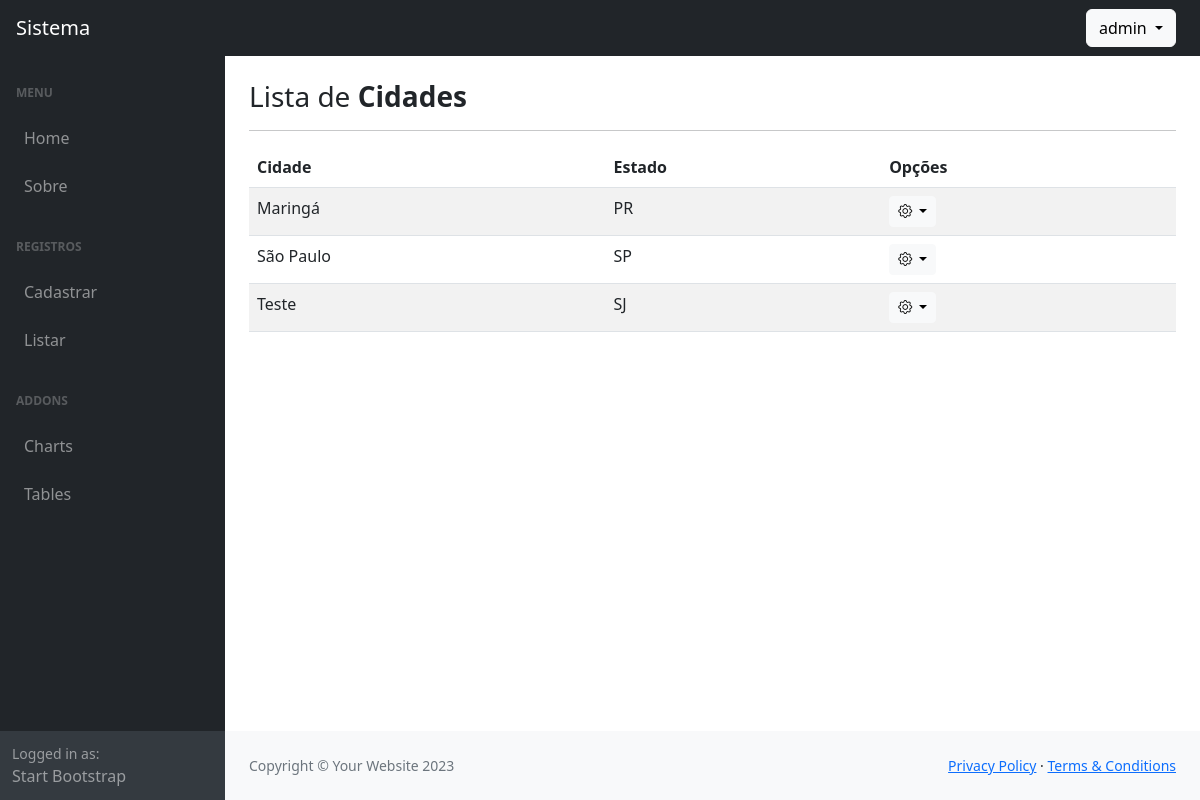
The page /listar/cidades/ (signed in) on the database its author committed.
### cadastros/models.py (models this page shows, shortened)
class Cidade(models.Model):
    nome = models.CharField(max_length=100)
    estado = models.CharField(max_length=2)
    class Meta:
        ordering = ["nome", "estado"]

### cadastros/views.py (the view)
# urls.py: path('listar/cidades/', CidadeList.as_view(), name='listar-cidade'),
class CidadeList(LoginRequiredMixin, ListView):
    template_name = 'cadastros/list/cidade.html'
    model = Cidade

### cadastros/templates/cadastros/list/cidade.html (shortened to what this page needs)
{% extends "paginas/modelo.html" %}
{% block conteudo %}
<h3>
    Lista de <b>Cidades</b>
</h3>
<hr>
<table class="table table-striped">
    <thead>
        <th>Cidade</th>
        <th>Estado</th>
        <th>Opções</th>
    </thead>
    <tbody>
        {% for object in object_list %}
            <tr>
                <td>{{ object.nome }}</td>
                <td>{{ object.estado }}</td>
                <td>
                    <div class="dropdown">
                        <button class="btn btn-light btn-sm dropdown-toggle" type="button" data-bs-toggle="dropdown" aria-expanded="false">
                            <i class="bi bi-gear"></i>
                        </button>
                    </div>
                </td>
            </tr>
        {% empty %}
            <tr>
                <td colspan="3">Nenhum registro encontrado.</td>
            </tr>
        {% endfor %}
    </tbody>
</table>
{% endblock %}

### paginas/templates/paginas/modelo.html (shortened to what this page needs)
{% load static %}
<!DOCTYPE html>
<html lang="pt-br">
    <head>
        <link href="https://cdn.jsdelivr.net/npm/simple-datatables@7.1.2/dist/style.min.css" rel="stylesheet" />
        <link href="{% static 'css/styles.css' %}" rel="stylesheet" />
        <link rel="stylesheet" href="https://cdn.jsdelivr.net/npm/bootstrap-icons@1.11.3/font/bootstrap-icons.min.css">
    </head>
    <body class="sb-nav-fixed">
        {% block menu_superior %}
        <nav class="sb-topnav navbar navbar-expand navbar-dark bg-dark">
            <a class="navbar-brand ps-3" href="{% url 'index' %}">Sistema</a>
            <button class="btn btn-link btn-sm order-1 order-lg-0 me-4 me-lg-0" id="sidebarToggle" href="#!"></button>
            {% if request.user.is_authenticated %}
            <ul class="navbar-nav ms-auto me-md-0 me-3 me-lg-4">
                <li class="nav-item dropdown">
                    <a class="btn btn-light dropdown-toggle" id="navbarDropdown" href="#" role="button" data-bs-toggle="dropdown" aria-expanded="false">
                        {{ request.user }}
                    </a>
                </li>
            </ul>
            {% else %}
            <a href="{% url 'login' %}" class="btn btn-light ms-auto me-3">
                Entrar
            </a>
            {% endif %}
        </nav>
        {% endblock %}
        <div id="layoutSidenav">
            {% block menu_lateral %}
            <div id="layoutSidenav_nav">
                <nav class="sb-sidenav accordion sb-sidenav-dark" id="sidenavAccordion">
                    <div class="sb-sidenav-menu">
                        <div class="nav">
                            <div class="sb-sidenav-menu-heading">Menu</div>
                            <a class="nav-link" href="{% url 'index' %}">
                                Home
                            </a>
                            <a class="nav-link" href="{% url 'sobre' %}">
                                Sobre
                            </a>
                            {% if request.user.is_authenticated %}
                            <div class="sb-sidenav-menu-heading">Registros</div>
                            <a class="nav-link collapsed" href="#" data-bs-toggle="collapse" data-bs-target="#collapseCadastrar" aria-expanded="false" aria-controls="collapseLayouts">
                                Cadastrar
                            </a>
                            <a class="nav-link collapsed" href="#" data-bs-toggle="collapse" data-bs-target="#collapseListar" aria-expanded="false" aria-controls="collapseLayouts">
                                Listar
                            </a>
                            {% endif %}
                            <div class="sb-sidenav-menu-heading">Addons</div>
                            <a class="nav-link" href="">
                                Charts
                            </a>
                            <a class="nav-link" href="">
                                Tables
                            </a>
                        </div>
                    </div>
                    <div class="sb-sidenav-footer">
                        <div class="small">Logged in as:</div>
                        Start Bootstrap
                    </div>
                </nav>
            </div>
            {% endblock %}
            <div id="layoutSidenav_content">
                <main>
                    <div class="container-fluid px-4">
                        <br>
                        {% block conteudo %}{% endblock %}
                    </div>
                </main>
                {% block rodape %}
                <footer class="py-4 bg-light mt-auto">
                    <div class="container-fluid px-4">
                        <div class="d-flex align-items-center justify-content-between small">
                            <div class="text-muted">Copyright &copy; Your Website 2023</div>
                            <div>
                                <a href="#">Privacy Policy</a>
                                &middot;
                                <a href="#">Terms &amp; Conditions</a>
                            </div>
                        </div>
                    </div>
                </footer>
                {% endblock %}
            </div>
        </div>
    </body>
</html>

### rows shown on the page
Cidade: nome "Maringá", estado "PR"
Cidade: nome "São Paulo", estado "SP"
Cidade: nome "Teste", estado "SJ"

### other values the page prints
{{ request.user }} "admin"
